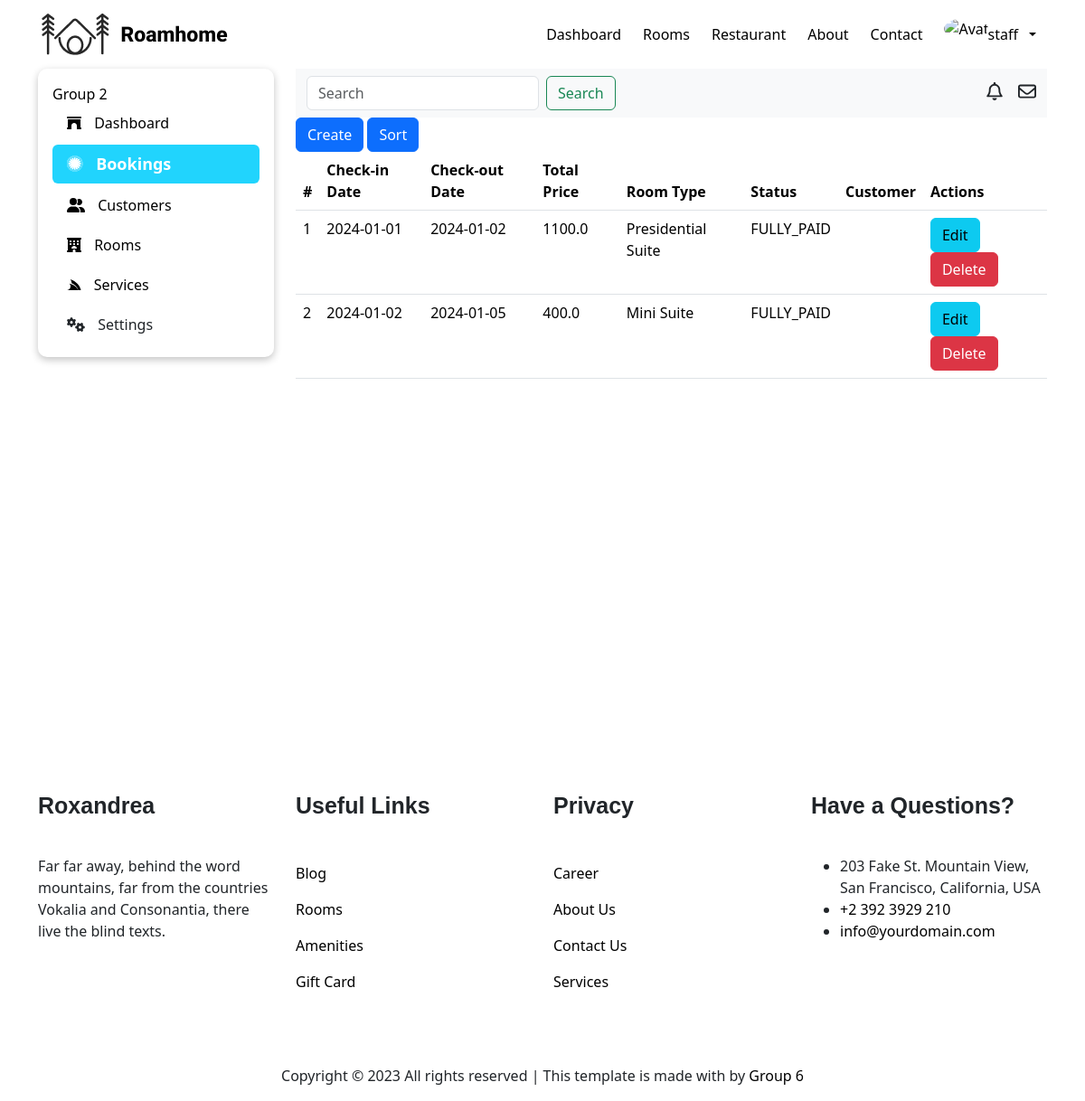
Screenshot of /wp-admin/booking/ (signed in) with the database file from the repository.
### user/models.py (models this page shows, shortened)
class User(AbstractBaseUser, PermissionsMixin):
    class Meta:
        db_table = 'user'
    username = models.CharField(max_length=20, unique=True)
    email = models.EmailField(_('email address'), unique=True)
    role = models.CharField(max_length=10, choices=Roles.choices, default=Roles.USER)
    is_staff = models.BooleanField(default=False)
    created_at = models.DateTimeField(auto_now_add=True)
    updated_at = models.DateTimeField(auto_now=True)
    status = models.BooleanField(default=True)
    objects = CustomUserManager()
    USERNAME_FIELD = 'username'
    REQUIRED_FIELDS = ['email']

### booking/models.py (models this page shows)
class Booking(models.Model):
    class Meta:
        db_table = 'booking'
    class PaymentStatus(models.TextChoices):
        UNPAID = 'UNPAID'
        PARTIALLY_PAID = 'PARITIALLY_PAID'
        FULLY_PAID = 'FULLY_PAID'
        DEPOSIT = 'DEPOSIT'
    checkin_date = models.DateField()
    checkout_date = models.DateField()
    room_type = models.CharField(max_length=50, default='Mini Suite')
    total_price = models.FloatField()
    status = models.CharField(max_length=20, choices=PaymentStatus.choices, default=PaymentStatus.UNPAID)
    customer = models.ForeignKey(Customer, on_delete=models.CASCADE)
    services = models.ManyToManyField(Service, null=True)
    rooms = models.ManyToManyField(Room, null=True)

### manager/views.py (the view)
# urls.py: path('booking/', manager.all_booking, name='all-booking'),
@login_required(login_url='login')
@user_passes_test(lambda user: user.role == 'STAFF', login_url='home')
def all_booking(request):
    data = Booking.objects.all()
    json_data = json.loads(serialize('json', data))
    bookings = json_data
    search = request.GET.get('search')
    sort = request.GET.get('sort')
    if search is not None and search != '':
        bookings = searchTotalPrice(bookings, search)
        return render(request, 'manager/pages/booking/all-booking.html', {'bookings': bookings, 'search': search})
    if sort is not None and sort == 'total_price':
        sort_arr = quick_sort_by_price(json_data, 'total_price')
        bookings = sort_arr
    return render(request, 'manager/pages/booking/all-booking.html', {'bookings': bookings})

### manager/templates/manager/pages/booking/all-booking.html
{% extends 'manager/pages/dashboard.html' %}
{% block dashboard_section %}
<main>
    <div class="row">
        <div class="col-6">
            <a href="{% url 'create-room-type' %}" type="button" class="btn btn-primary">Create</a>
            <a href="/wp-admin/booking/?sort=total_price" type="button" class="btn btn-primary">Sort</a>
        </div>
    </div>
    <table class="table">
        <thead>
            <tr>
                <th scope="col">#</th>
                <th scope="col">Check-in Date</th>
                <th scope="col">Check-out Date</th>
                <th scope="col">Total Price</th>
                <th scope="col">Room Type</th>
                <th scope="col">Status</th>
                <th scope="col">Customer</th>
                <th scope="col">Actions</th>
            </tr>
        </thead>
        <tbody>
            {% for booking in bookings %}
                <tr>
                    <td scope="col">{{ booking.pk }}</td>
                    <td scope="col">{{ booking.fields.checkin_date }}</td>
                    <td scope="col">{{ booking.fields.checkout_date }}</td>
                    <td scope="col">{{ booking.fields.total_price }}</td>
                    <td scope="col">{{ booking.fields.room_type }}</td>
                    <td scope="col">{{ booking.fields.status }}</td>
                    <td scope="col">{{ booking.fields.customer.first_name }} {{ booking.fields.customer.last_name }}</td>
                    <td scope="col">
                        <a href="/booking/{{ booking.pk }}" class="btn btn-info">Edit</a>
                        <a href="" class="btn btn-danger">Delete</a>
                    </td>
                </tr>
            {% endfor %}
        </tbody>
    </table>
</main>
{% endblock %}

### manager/templates/manager/components/header.html (shortened to what this page needs)
{% load static %}
<header>
    <nav class="navbar navbar-expand-lg">
        <div class="container">
            <a class="navbar-brand" href="/">
                <img src="{% static 'manager/images/logo.png' %}" alt="Logo">
            </a>
            <div class="collapse navbar-collapse" id="navbarNav">
                <ul class="navbar-nav me-auto mb-2 mb-lg-0">
                    {% if user.is_authenticated and user.role == 'STAFF' %}
                        <li class="nav-item">
                            <a class="nav-link active" aria-current="page" href="{% url 'dashboard' %}"
                                >Dashboard</a
                            >
                        </li>
                    {% else %}
                    <li class="nav-item">
                        <a class="nav-link {% if request.path == '/'%}nav-active{% endif %}" aria-current="page" href="/"
                            >Home</a
                        >
                    </li>
                    {% endif %}
                    <li class="nav-item">
                        <a
                            class="nav-link {% if request.path == '/rooms/'%}nav-active{% endif %}"
                            aria-current="page"
                            href="{% url 'all-rooms' %}"
                            >Rooms</a
                        >
                    </li>
                    <li class="nav-item">
                        <a class="nav-link" aria-current="page" href="#"
                            >Restaurant</a
                        >
                    </li>
                    <li class="nav-item">
                        <a class="nav-link {% if request.path == '/about/'%}nav-active{% endif %}" aria-current="page" href="{% url 'about' %}"
                            >About</a
                        >
                    </li>
                    <li class="nav-item">
                        <a class="nav-link {% if request.path == '/contact/'%}nav-active{% endif %}" aria-current="page" href="#"
                            >Contact</a
                        >
                    </li>
                </ul>
                <div class="d-flex gap-2">
                    {% if user.is_authenticated %}
                    <div
                        class="collapse navbar-collapse"
                        id="navbarNavDropdown"
                    >
                        <ul class="navbar-nav">
                            <li class="nav-item dropdown">
                                <a
                                    class="nav-link d-flex gap-2 align-items-center dropdown-toggle"
                                    href="#"
                                    role="button"
                                    data-bs-toggle="dropdown"
                                    aria-expanded="false"
                                >
                                    <div class="wrapper-avatar">
                                        <img
                                            src="https://images.unsplash.com/photo-1576266076037-1c6bd988abf8?q=80&w=1935&auto=format&fit=crop&ixlib=rb-4.0.3&ixid=M3wxMjA3fDB8MHxwaG90by1wYWdlfHx8fGVufDB8fHx8fA%3D%3D"
                                            alt="Avatar"
                                        />
                                    </div>
                                    <div>{{ user.username }}</div>
                                </a>
                            </li>
                        </ul>
                    </div>
                    {% endif %}
                </div>
            </div>
        </div>
    </nav>
</header>

### manager/static/manager/css/global.css (style rules this page uses)
body { height: 100vh; }

### manager/static/manager/css/header.css (style rules this page uses)
.navbar-collapse { flex-grow: 0 ; }
.nav-link { color: black; padding: 6px 12px !important; transition: .3s; }
.wrapper-avatar { width: 40px; height: 40px; }
.wrapper-avatar > img { width: 100%; height: 100%; border-radius: 50%; }

### manager/static/manager/css/footer.css (style rules this page uses)
a { color: black; text-decoration: none; }

### rows the page displays
User: username "staff"
Booking: pk "1", fields.checkin_date "2024-01-01", fields.checkout_date "2024-01-02", fields.total_price "1100.0", fields.room_type "Presidential Suite", fields.status "FULLY_PAID"
Booking: pk "2", fields.checkin_date "2024-01-02", fields.checkout_date "2024-01-05", fields.total_price "400.0", fields.room_type "Mini Suite", fields.status "FULLY_PAID"
